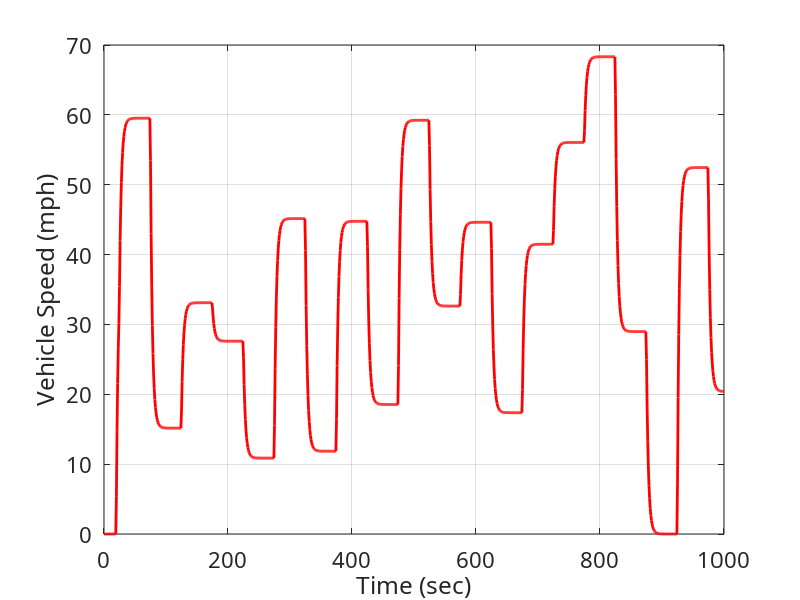

MATLAB code for this plot:
%% Specify the Generic Test Cycle
%
% Need to specify Vehicle time (s) and Vehicle Speed in (mph)

close all;
clc

clear TEST_CYCLE


T_MAX =  1000;         % Duration in sec of the test cycle 
T_INT =    50;         % Interval for changing speeds

V_MAX =    75;         % Maximum Vehicle Speed
V_MIN =     0;

T    = 0:T_INT:T_MAX;    % (sec)

VS   =  V_MIN +(V_MAX-V_MIN).*rand(size(T));

TIME    = 0:1:T_MAX;     % (sec)
VS   = interp1(T, VS, TIME, 'nearest');

% Modify this as desired
VS(VS<9) = 0;
VS(1:20) = 0;

% Reducing the second filter parameter will smooth out / reduce the 
% transients nominal of 0.1
[b,a] = butter(1, 0.1);
VS = filter(b,a,VS);

% Plot results
figure; 
    set(gcf, 'position', [50 50 900 600]);
    h = plot(TIME, VS, 'r');
        set(h, 'linewidth', 2);
        set(gca, 'fontsize', 16, 'fontname', 'Calibri');
        xlabel('Time (sec)');
        ylabel('Vehicle Speed (mph)');
        grid on;

 TEST_CYCLE(:,1) = TIME;
 TEST_CYCLE(:,2) = VS;

%%
%save GENERIC_Cycle.mat TEST_CYCLE
    

